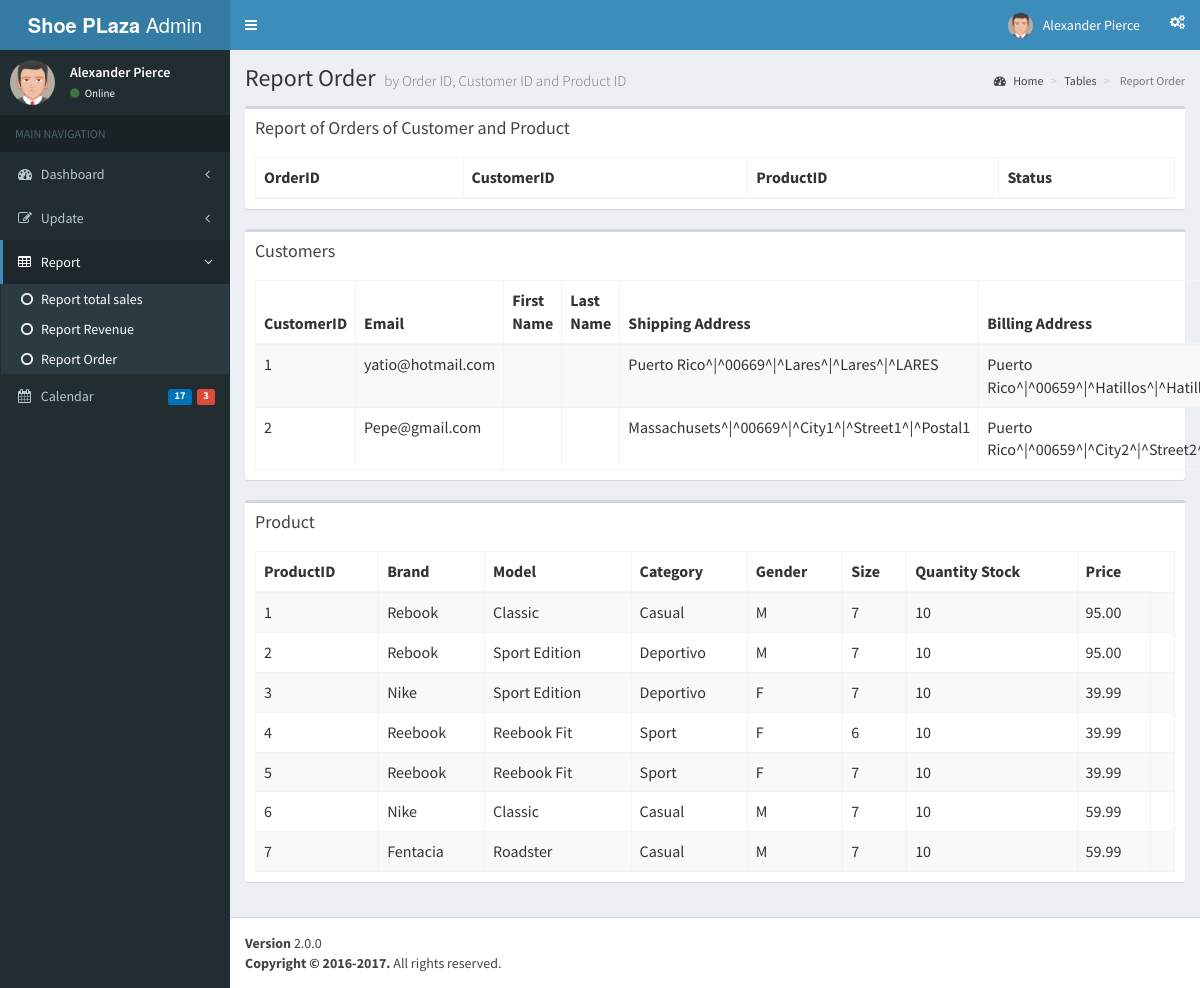
/admin/pages/tables/data2.php, run on the app's committed database.
### tables this page shows
CREATE TABLE `customer` (
  `CustomerID` int(11) NOT NULL,
  `Email` varchar(30) NOT NULL,
  `Full_Name` varchar(60) NOT NULL,
  `Password` varchar(25) NOT NULL,
  `Shipping_Address` varchar(255) NOT NULL,
  `Billing_Address` varchar(255) NOT NULL,
  `Status` int(1) NOT NULL
);

CREATE TABLE `shoe` (
  `ProductID` int(10) NOT NULL,
  `Brand` char(25) NOT NULL,
  `Model` char(25) NOT NULL,
  `Category` varchar(25) NOT NULL,
  `Gender` char(1) NOT NULL,
  `Size` int(10) NOT NULL,
  `Quantity_Stock` int(75) NOT NULL,
  `Price` float(5,2) NOT NULL,
  `img-source` varchar(255) NOT NULL,
  `Details` varchar(255) NOT NULL
);

### admin/pages/tables/data2.php (the view, shortened to what this page needs)
<?php
include 'recycle/topbar.php';
?>
  <div class="content-wrapper">
    <section class="content-header">
      <h1>
        Report Order
        <small>by Order ID, Customer ID and Product ID</small>
      </h1>
      <ol class="breadcrumb">
        <li><a href="#"><i class="fa fa-dashboard"></i> Home</a></li>
        <li><a href="#">Tables</a></li>
        <li class="active"> Report Order</li>
      </ol>
    </section>
    <section class="content">
      <div class="row">
        <div class="col-xs-12">
          <div class="box">
            <div class="box-header">
              <h3 class="box-title">Report of Orders of Customer and Product </h3>
            </div>
            <div class="box-body">
                  <?php
                  $db= mysqli_connect("localhost", "root", "", "shoeplaza");
                  ?>
            <table class="table table-bordered table-striped">
                  <thead>
                  <tr>
                  <th>OrderID</th>
                  <th>CustomerID</th>
                  <th>ProductID</th>
                  <th>Status</th>
                  </tr>
                  </thead>
                  </table>
            </div>
          </div>
          <div class="box">
            <div class="box-header">
              <h3 class="box-title">Customers</h3>
            </div>
            <div class="box-body">
                  <?php
                  $sql ="SELECT * FROM customer";
                  $result=mysqli_query($db,$sql);
                  ?>
            <table class="table table-bordered table-striped">
                  <thead>
                  <tr>
                  <th>CustomerID</th>
                  <th>Email</th>
                  <th>First Name</th>
                  <th>Last Name</th>
                  <th>Shipping Address</th>
                  <th>Billing Address</th>
                  </tr>
                  </thead>
                  <tbody>
                    <?php
                  while ($row =mysqli_fetch_array($result)) {
                    ?>
                    <tr>
                    <td><?php echo $row["CustomerID"]; ?></td>
                    <td><?php echo $row["Email"]; ?></td>
                    <td><?php echo $row["FirstName"]; ?></td>
                    <td><?php echo $row["LastName"]; ?></td>
                    <td><?php echo $row["Shipping_Address"]; ?></td>
                    <td><?php echo $row["Billing_Address"]; ?></td>
                    </tr>
                <?php  } ?>
                  </table>
            </div>
          </div>
          <div class="box">
            <div class="box-header">
              <h3 class="box-title">Product</h3>
            </div>
            <div class="box-body">
                  <?php
                  $sql ="SELECT * FROM shoe";
                  $result=mysqli_query($db,$sql);
                  ?>
            <table class="table table-bordered table-striped">
                  <thead>
                  <tr>
                  <th>ProductID</th>
                  <th>Brand</th>
                  <th>Model</th>
                  <th>Category</th>
                  <th>Gender</th>
                  <th>Size</th>
                  <th>Quantity Stock</th>
                  <th>Price</th>
                  </tr>
                  </thead>
                  <tbody>
                 <?php
                  while ($row =mysqli_fetch_array($result)) {
                    ?>
                    <tr>
                    <td><?php echo $row["ProductID"]; ?></td>
                    <td><?php echo $row["Brand"]; ?></td>
                    <td><?php echo $row["Model"]; ?></td>
                    <td><?php echo $row["Category"]; ?></td>
                    <td><?php echo $row["Gender"]; ?></td>
                    <td><?php echo $row["Size"]; ?></td>
                    <td><?php echo $row["Quantity_Stock"];?></td>
                    <td><?php echo $row["Price"]; ?></td>
                    <td> </td>
                    </tr>
              <?php }  ?>
                  </table>
            </div>
          </div>
        </div>
      </div>
    </section>
  </div>
  <?php include 'recycle/footer.php'; ?>
</body>
</html>

### data on the page
customer: CustomerID "1", Email "yatio@hotmail.com", Shipping_Address "Puerto Rico^|^00669^|^Lares^|^Lares^|^LARES", Billing_Address "Puerto…"
customer: CustomerID "2", Email "Pepe@gmail.com", Shipping_Address "Massachusets^|^00669^|^City1^|^Street1^|^Postal1", Billing_Address "Puerto…"
shoe: ProductID "1", Brand "Rebook", Model "Classic", Category "Casual", Gender "M", Size "7", Quantity_Stock "10", Price "95.00"
shoe: ProductID "2", Brand "Rebook", Model "Sport Edition", Category "Deportivo", Gender "M", Size "7", Quantity_Stock "10", Price "95.00"
shoe: ProductID "3", Brand "Nike", Model "Sport Edition", Category "Deportivo", Gender "F", Size "7", Quantity_Stock "10", Price "39.99"
shoe: ProductID "4", Brand "Reebook", Model "Reebook Fit", Category "Sport", Gender "F", Size "6", Quantity_Stock "10", Price "39.99"
shoe: ProductID "5", Brand "Reebook", Model "Reebook Fit", Category "Sport", Gender "F", Size "7", Quantity_Stock "10", Price "39.99"
shoe: ProductID "6", Brand "Nike", Model "Classic", Category "Casual", Gender "M", Size "7", Quantity_Stock "10", Price "59.99"
shoe: ProductID "7", Brand "Fentacia", Model "Roadster", Category "Casual", Gender "M", Size "7", Quantity_Stock "10", Price "59.99"
